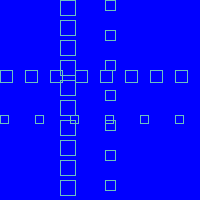
Frame 1 (no input)
Frame 60 (the mouse pressed at the canvas centre just before this capture): identical to frame 1, image omitted
Frame 120 (the mouse held since frame 60 and released just before this capture): identical to frame 1, image omitted

The Processing sketch that drew this single still picture (run headless with seeded random() and noise(); from frame 60 on, the mouse is pressed at the canvas centre):

// Processing sketch: processing_95096
// ── processing_95096.pde

//Rafael Santin
void setup (){
size(200,200);
background(0,0,255);
noStroke();
}
 
void draw (){
for (int x=0; x < 15; x++)
{
  noFill ();
  stroke (107,193,192);
 rect(x*25, 70, 12, 12);
 rect (x*35, 115, 8, 8);
 rect (60,x*20,15,15);
 rect (105,x*30,10,10);
   
}
 
}
